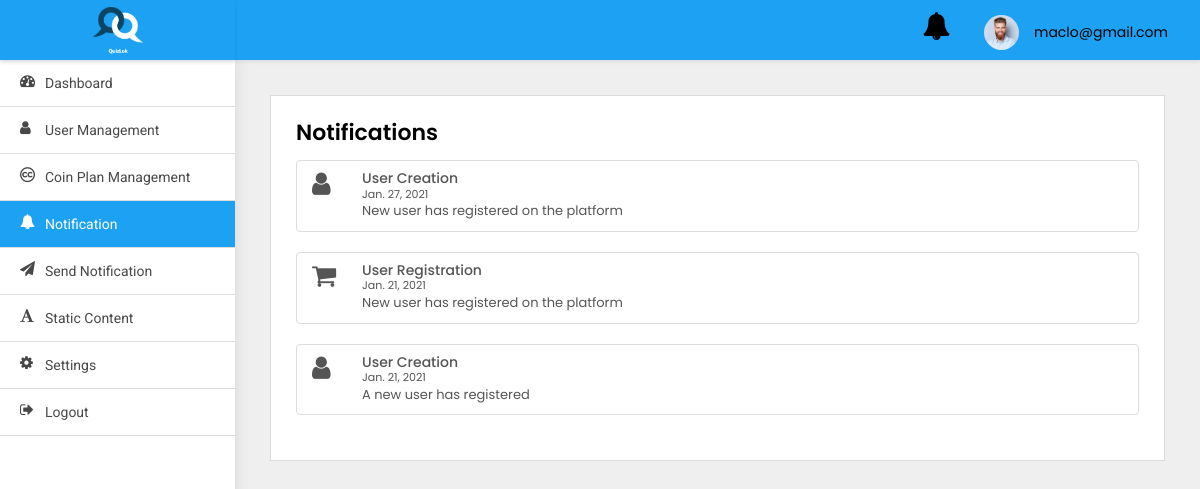
The page /adminpanel/notification/ (signed in) on the database its author committed.
### adminpanel/models.py (models this page shows)
class User(AbstractBaseUser, PermissionsMixin):
    first_name = models.CharField(default='first name', max_length=100)
    last_name = models.CharField(default='', max_length=100, null=True, blank=True)
    email = models.CharField(default='', max_length=255, unique=True)
    country_code = models.CharField(default='+91', max_length=10)
    phone_number = models.CharField(default='', max_length=13)
    profile_pic = models.ImageField(default='default_profile.png', null=True, blank=True)
    device_token = models.CharField(default='', max_length=500, null=True, blank=True)
    remember_me = models.BooleanField(default=False)
    password = models.CharField(default='123456', max_length=100)
    confirm_password = models.CharField(default='123456', max_length=100)
    created_at = models.DateTimeField(auto_now_add=True)
    is_active = models.BooleanField(default=True)
    is_staff = models.BooleanField(default=False)
    is_blocked = models.BooleanField(default=False)
    objects = UserManager()
    USERNAME_FIELD = 'email'
    class Meta:
        ordering = ('-created_at',)

class UserNotification(models.Model):
    to = models.ForeignKey(User, on_delete=models.CASCADE)
    title = models.CharField(default='title', max_length=200)
    body = models.CharField(default='body', max_length=200)
    read = models.BooleanField(default=False)
    created_at = models.DateTimeField(auto_now_add=True)
    class Meta:
        ordering = ('-created_at',)

### adminpanel/views.py (the view)
# urls.py: path('notification/', NotificationView.as_view(), name='notification'),
class NotificationView(LoginRequiredMixin, ListView):
    model = UserNotification
    template_name = 'notification.html'
    login_url = 'adminpanel:login'

### adminpanel/templates/notification.html (shortened to what this page needs)
{% extends 'base.html' %}
{% block body %}
<div class="WrapperArea">
    <div class="WrapperBox">
        <div class="Small-Wrapper">
            <h4 class="Title">Notifications</h4>
            <div class="NotificationList">
                {% for object in object_list %}
                {% if object.to.is_superuser %}
                <div class="list-group">
                    <a class="list-group-item list-group-item-action flex-column align-items-start">
                        {% if object.title == 'User Creation' %}
                        <figure class="pull-left"><i class="fa  fa-user fa-2x" aria-hidden="true"></i></figure>
                        {% elif object.title == 'Password Changed' %}
                        <figure class="pull-left"><i class="fa  fa-lock fa-2x" aria-hidden="true"></i></figure>
                        {% elif object.title == 'Phone number Update' %}
                        <figure class="pull-left"><i class="fa  fa-phone fa-2x" aria-hidden="true"></i></figure>
                        {% elif object.title == 'Payment' %}
                        <figure class="pull-left"><i class="fa  fa-money fa-2x" aria-hidden="true"></i></figure>
                        {% elif object.title == 'Profile Update' %}
                        <figure class="pull-left"><i class="fa  fa-user fa-2x" aria-hidden="true"></i></figure>
                        {% else %}
                        <figure class="pull-left ml-5"><i class="fa  fa-shopping-cart fa-2x" aria-hidden="true"></i>
                        </figure>
                        {% endif %}
                        <div class="msg-right">
                            <div class="d-flex w-100 justify-content-between">
                                <h5 class="mb-1">{{object.title}}</h5>
                                <small>{{object.created_at|date:'M. d, Y'}}</small>
                            </div>
                            <p class="mb-1"> {{object.body}}</p>
                        </div>
                    </a>
                </div>
                {% endif %}
                {% endfor %}
            </div>
        </div>
    </div>
</div>
{% endblock body %}

### adminpanel/templates/base.html (shortened to what this page needs)
{% load static %}
<html lang="en">
<head>
    <link type="text/css" rel="stylesheet" href="{% static 'adminpanel/css/style.css' %}">
</head>
<body>
<div class="Header">
    <div class="Logo">
        <img src="{% static 'adminpanel/images/logo_splash.png' %}">
    </div>
    <div class="Navigation">
        <div class="header-notifications">
            <a href="{% url 'adminpanel:notification' %}">
                <i class="fa fa-bell fa-2x" aria-hidden="true"></i>
            </a>
        </div>
        <div class="Avater">
            <a href="javascript:void(0);">
                <figure><img src="{% static 'adminpanel/images/profile.jpg' %}"></figure>
                {{user}} </a>
        </div>
    </div>
</div>
<div class="SidenavBar">
    <ul>
        <li class="nav-item nav-link {% if request.resolver_match.view_name  == 'adminpanel:dashboard' %}active{% endif %}">
            <a href="{% url 'adminpanel:dashboard'  %}">
                <span><i class="fa fa-tachometer"></i></span> Dashboard
            </a>
        </li>
        <li class="nav-item nav-link {% if request.resolver_match.view_name  == 'adminpanel:users-list' %}active{% endif %}">
            <a href="{% url 'adminpanel:users-list' %}">
                <span><i class="fa fa-user"></i></span> User Management
            </a>
        </li>
        <li class="nav-item nav-link {% if request.resolver_match.view_name  == 'adminpanel:coin-plan-list' %}active{% endif %}">
            <a href="{% url 'adminpanel:coin-plan-list' %}">
                <span><i class="fa fa-creative-commons"></i></span> Coin Plan Management
            </a>
        </li>
        <li class="nav-item nav-link {% if request.resolver_match.view_name  == 'adminpanel:notification' %}active{% endif %}">
            <a href="{% url 'adminpanel:notification' %}">
                <span><i class="fa fa-bell"></i></span> Notification
            </a>
        </li>
        <li class="nav-item nav-link {% if request.resolver_match.view_name  == 'adminpanel:send-notification' %}active{% endif %}">
            <a href="{% url 'adminpanel:send-notification' %}">
                <span><i class="fa fa-send"></i></span> Send Notification
            </a>
        </li>
        <li class="nav-item nav-link {% if request.resolver_match.view_name  == 'adminpanel:terms-and-condition' %}active{% endif %}">
            <a href="{% url 'adminpanel:terms-and-condition' %}">
                <span><i class="fa fa-font"></i></span> Static content
            </a>
        </li>
        <li class="nav-item nav-link {% if request.resolver_match.view_name  == 'change_password' %}active{% endif %}">
            <a href="{% url 'change_password' %}">
                <span><i class="fa fa-cog"></i></span> Settings
            </a>
        </li>
        <li class="nav-item nav-link {% if request.resolver_match.view_name  == 'logout' %}active{% endif %}">
            <a href="{% url 'logout' %}">
                <span><i class="fa fa-sign-out"></i></span> Logout
            </a>
        </li>
    </ul>
</div>
{% block body %}
{% endblock body %}
</body>
</html>

### static/adminpanel/css/style.css (style rules this page uses)
body { margin: 0; padding: 0; font-family: 'Poppins', sans-serif !important; font-size: 13px; color: #3a3a3a; font-weight: 400; }
* { margin: 0px; padding: 0px; }
header, footer, aside, article, section, detail, nav, figure { position: relative; }
h1, h2, h3, h4, h5, h6, p { margin: 0; padding: 0; }
ul, li, ol { list-style-type: none; margin: 0; padding: 0; }
a { text-decoration: none; outline: none; }
img { border: 0; outline: none; max-width: 100%; }
p { margin: 0; padding: 0; }
.Header { box-shadow: 0 2px 4px rgba(0, 0, 0, .08); -webkit-box-shadow: 0 2px 4px rgba(0, 0, 0, .08); position: fixed; width: 100%; left: 0; top: 0; background-color: #fff; z-index: 99 }
.Header .Logo { width: 235px; text-align: center; padding: 5px 0; float: left; height: 60px; background:#1da1f2; box-shadow: 0 2px 4px rgba(0, 0, 0, .08); }
.Header .Logo img { width: 50px; position: relative; top: 2px; }
.Header .Navigation { background:#1da1f2; transition: all 0.2s ease; margin-left: 235px; padding: 7px 3.2rem; width: calc(100% - 235px); text-align: right; height: 60px }
.Header .Navigation .Avater { margin: 5px 0 5px 30px; position: relative; display: inline-block }
.Header .Navigation .Avater a { display: flex; align-items: center; font-size: 14px; color: #000 }
.Header .Navigation .Avater a figure { width: 35px; border-radius: 50%; margin: 0 15px 0 0; overflow: hidden }
.Header .Navigation .header-notifications { margin: 5px 0 5px 30px; position: relative; display: inline-block }
.Header .Navigation .header-notifications a { display: flex; align-items: center; font-size: 14px; color: #000 }
.SidenavBar { height: calc(100% - 60px); position: fixed; width: 235px; top: 60px; padding: 0; overflow: auto; box-shadow: 0 0 15px rgba(0, 0, 0, .1) }
.SidenavBar ul { margin: 0 }
.SidenavBar ul li { margin: 0 }
.SidenavBar ul li a { display: block; cursor: pointer; padding: 13px 20px 13px 45px; transition: 0.5s all ease-in-out; color: #484848; font-family: "Roboto"; font-size: 14px; text-transform: capitalize; position: relative; border-bottom: 1px solid #ddd }
.SidenavBar ul li a span { font-size: 15px; display: inline-block; position: absolute; top: 13px; left: 20px }
.SidenavBar ul li.active a, .SidenavBar ul li a:hover { background:#1da1f2; color: #fff; }
.WrapperArea { margin-left: 235px; flex: 1 1 auto; width: calc(100% - 235px); display: flex; flex-direction: column; margin-top: 60px; transition: 0.5s all ease-in-out }
.WrapperArea .WrapperBox { padding: 35px; background-color: #efefef; min-height: calc(100vh - 60px) }
.Small-Wrapper { background-color: #fff; padding: 25px; border: 1px solid #dcdcdc }
h4.Title { margin: 0 0 15px; font-weight: 600; color: #000; text-transform: capitalize; font-size: 22px }
.NotificationList .msg-right { margin-left: 50px; }

### rows shown on the page
User: email "maclo@gmail.com"
UserNotification: title "User Creation", created_at "Jan. 27, 2021", body "New user has registered on the platform"
UserNotification: title "User Registration", created_at "Jan. 21, 2021", body "New user has registered on the platform"
UserNotification: title "User Creation", created_at "Jan. 21, 2021", body "A new user has registered"
